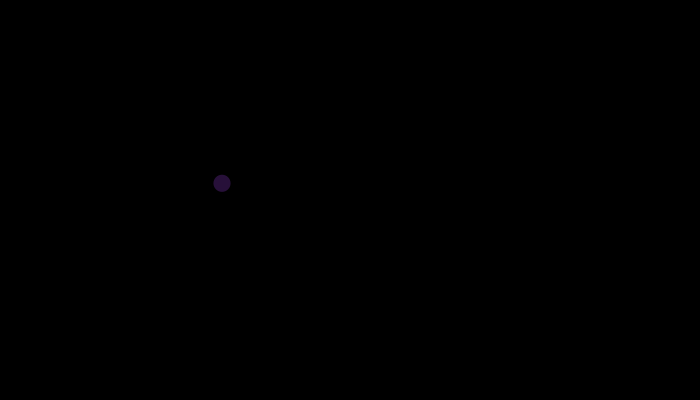
Frame 1 (no input)
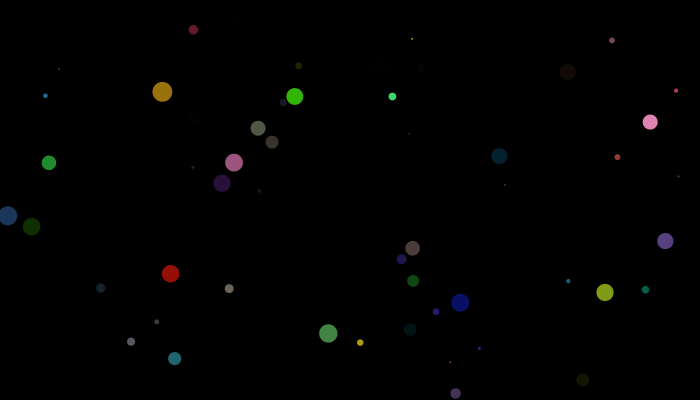
Frame 60 (the mouse pressed at the canvas centre just before this capture)
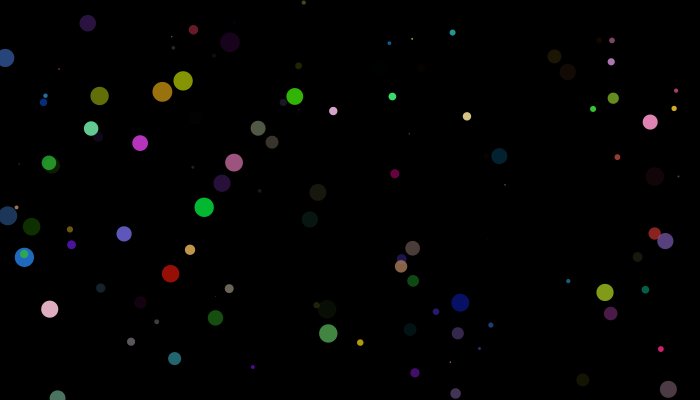
Frame 120 (the mouse held since frame 60 and released just before this capture)

The Processing sketch that drew these frames (run headless with seeded random() and noise(); from frame 60 on, the mouse is pressed at the canvas centre):

// Processing sketch: processing_2452
// ── processing_2452.pde

/*

Lights
Daria Lanz
from 'Learning Processing' by Daniel Shiffman
daria@darialanz.com
June 2009
*/

float r;
float g;
float b;
float a;

float diam;
float x;
float y;

void setup() {
  
  size(700,400);
  background(0);
  smooth();
  
};

void draw() {
  
  r = random(255);
  g = random(255);
  b = random(255);
  a = random(255);
  diam = random(20);
  x = random(width);
  y = random(height);
  
  noStroke();
  fill(r,g,b,a);
  ellipse(x,y,diam,diam);
  
};
